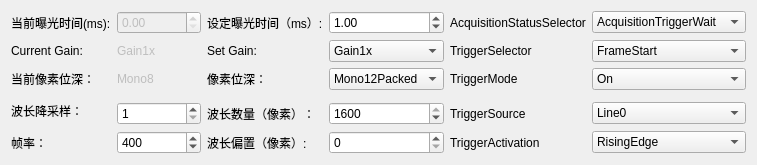
            <widget class="QWidget" name="PhotonFocus">
             <attribute name="title">
              <string>PhotonFocus</string>
             </attribute>
             <layout class="QGridLayout" name="gridLayout_6">
              <item row="0" column="0">
               <widget class="QLabel" name="label">
                <property name="text">
                 <string>当前曝光时间(ms):</string>
                </property>
               </widget>
              </item>
              <item row="1" column="0">
               <widget class="QLabel" name="label_2">
                <property name="text">
                 <string>Current Gain:</string>
                </property>
               </widget>
              </item>
              <item row="1" column="2">
               <widget class="QLabel" name="DGain_display_PF">
                <property name="enabled">
                 <bool>false</bool>
                </property>
                <property name="text">
                 <string>Gain1x</string>
                </property>
               </widget>
              </item>
              <item row="0" column="5">
               <widget class="QLabel" name="label_18">
                <property name="text">
                 <string>AcquisitionStatusSelector</string>
                </property>
               </widget>
              </item>
              <item row="0" column="3">
               <widget class="QLabel" name="label_6">
                <property name="text">
                 <string>设定曝光时间（ms）:</string>
                </property>
               </widget>
              </item>
              <item row="0" column="2">
               <widget class="QDoubleSpinBox" name="Exposure_display_PF">
                <property name="enabled">
                 <bool>false</bool>
                </property>
                <property name="maximum">
                 <double>10000000.000000000000000</double>
                </property>
               </widget>
              </item>
              <item row="0" column="4">
               <widget class="QDoubleSpinBox" name="Exposure_PF">
                <property name="maximum">
                 <double>1000.000000000000000</double>
                </property>
                <property name="singleStep">
                 <double>0.100000000000000</double>
                </property>
                <property name="value">
                 <double>1.000000000000000</double>
                </property>
               </widget>
              </item>
              <item row="0" column="6">
               <widget class="QComboBox" name="AcquisitionStatusSelector_PF">
                <item>
                 <property name="text">
                  <string>AcquisitionTriggerWait</string>
                 </property>
                </item>
               </widget>
              </item>
              <item row="1" column="3">
               <widget class="QLabel" name="label_7">
                <property name="text">
                 <string>Set Gain:</string>
                </property>
               </widget>
              </item>
              <item row="1" column="4">
               <widget class="QComboBox" name="DGain_PF">
                <item>
                 <property name="text">
                  <string>Gain1x</string>
                 </property>
                </item>
                <item>
                 <property name="text">
                  <string>Gain2x</string>
                 </property>
                </item>
                <item>
                 <property name="text">
                  <string>Gain4x</string>
                 </property>
                </item>
                <item>
                 <property name="text">
                  <string>Gain8x</string>
                 </property>
                </item>
               </widget>
              </item>
              <item row="1" column="6">
               <widget class="QComboBox" name="TriggerSelector_PF">
                <item>
                 <property name="text">
                  <string>FrameStart</string>
                 </property>
                </item>
               </widget>
              </item>
              <item row="2" column="3">
               <widget class="QLabel" name="label_8">
                <property name="text">
                 <string>像素位深：</string>
                </property>
               </widget>
              </item>
              <item row="2" column="4">
               <widget class="QComboBox" name="PixelFormat_PF">
                <item>
                 <property name="text">
                  <string>Mono12Packed</string>
                 </property>
                </item>
                <item>
                 <property name="text">
                  <string>Mono8</string>
                 </property>
                </item>
                <item>
                 <property name="text">
                  <string>Mono10</string>
                 </property>
                </item>
                <item>
                 <property name="text">
                  <string>Mono12</string>
                 </property>
                </item>
                <item>
                 <property name="text">
                  <string>Mono10Packed</string>
                 </property>
                </item>
               </widget>
              </item>
              <item row="2" column="5">
               <widget class="QLabel" name="label_20">
                <property name="text">
                 <string>TriggerMode</string>
                </property>
               </widget>
              </item>
              <item row="4" column="4">
               <widget class="QSpinBox" name="NSamples_PF">
                <property name="wrapping">
                 <bool>false</bool>
                </property>
                <property name="minimum">
                 <number>1</number>
                </property>
                <property name="maximum">
                 <number>1600</number>
                </property>
                <property name="singleStep">
                 <number>8</number>
                </property>
                <property name="value">
                 <number>1600</number>
                </property>
                <property name="displayIntegerBase">
                 <number>10</number>
                </property>
               </widget>
              </item>
              <item row="5" column="2">
               <widget class="QSpinBox" name="FrameRate_PF">
                <property name="maximum">
                 <number>1000</number>
                </property>
                <property name="value">
                 <number>400</number>
                </property>
               </widget>
              </item>
              <item row="5" column="3">
               <widget class="QLabel" name="label_9">
                <property name="text">
                 <string>波长偏置（像素）:</string>
                </property>
               </widget>
              </item>
              <item row="5" column="4">
               <widget class="QSpinBox" name="offsetW_PF">
                <property name="maximum">
                 <number>1600</number>
                </property>
               </widget>
              </item>
              <item row="5" column="5">
               <widget class="QLabel" name="label_34">
                <property name="text">
                 <string>TriggerActivation</string>
                </property>
               </widget>
              </item>
              <item row="4" column="5">
               <widget class="QLabel" name="label_22">
                <property name="text">
                 <string>TriggerSource</string>
                </property>
               </widget>
              </item>
              <item row="4" column="6">
               <widget class="QComboBox" name="TriggerSource_PF">
                <item>
                 <property name="text">
                  <string>Line0</string>
                 </property>
                </item>
               </widget>
              </item>
              <item row="3" column="0" rowspan="2">
               <widget class="QLabel" name="label_54">
                <property name="text">
                 <string>波长降采样：</string>
                </property>
               </widget>
              </item>
              <item row="2" column="2">
               <widget class="QLabel" name="PixelFormat_display_PF">
                <property name="enabled">
                 <bool>false</bool>
                </property>
                <property name="text">
                 <string>Mono8</string>
                </property>
               </widget>
              </item>
              <item row="4" column="3">
               <widget class="QLabel" name="XstepsLabel">
                <property name="text">
                 <string>波长数量（像素）：</string>
                </property>
               </widget>
              </item>
              <item row="5" column="6">
               <widget class="QComboBox" name="TriggerActivation_PF">
                <item>
                 <property name="text">
                  <string>RisingEdge</string>
                 </property>
                </item>
                <item>
                 <property name="text">
                  <string>FallingEdge</string>
                 </property>
                </item>
                <item>
                 <property name="text">
                  <string>AnyEdge</string>
                 </property>
                </item>
               </widget>
              </item>
              <item row="1" column="5">
               <widget class="QLabel" name="label_19">
                <property name="text">
                 <string>TriggerSelector</string>
                </property>
               </widget>
              </item>
              <item row="2" column="6">
               <widget class="QComboBox" name="TriggerON_PF">
                <item>
                 <property name="text">
                  <string>On</string>
                 </property>
                </item>
                <item>
                 <property name="text">
                  <string>Off</string>
                 </property>
                </item>
               </widget>
              </item>
              <item row="5" column="0">
               <widget class="QLabel" name="label_3">
                <property name="enabled">
                 <bool>true</bool>
                </property>
                <property name="text">
                 <string>帧率：</string>
                </property>
               </widget>
              </item>
              <item row="2" column="0">
               <widget class="QLabel" name="label_11">
                <property name="text">
                 <string>当前像素位深：</string>
                </property>
               </widget>
              </item>
              <item row="4" column="2">
               <widget class="QSpinBox" name="SpectralDS_PF">
                <property name="minimum">
                 <number>1</number>
                </property>
                <property name="value">
                 <number>1</number>
                </property>
               </widget>
              </item>
             </layout>
            </widget>
